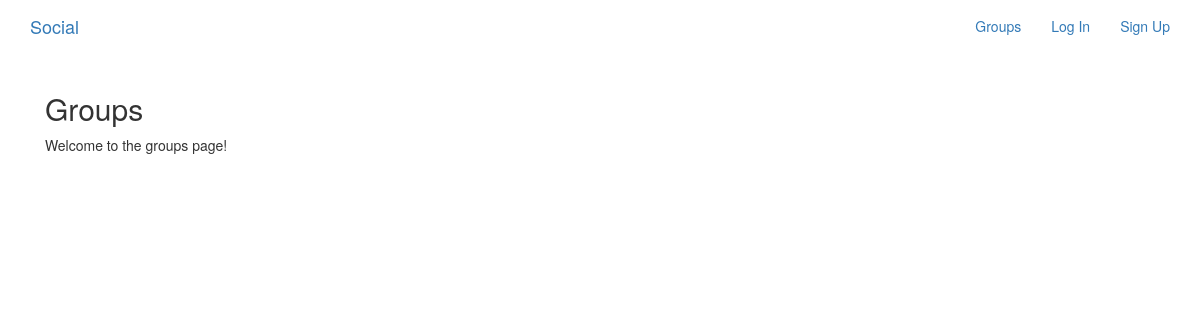
The page /groups/ on the database as committed earlier.
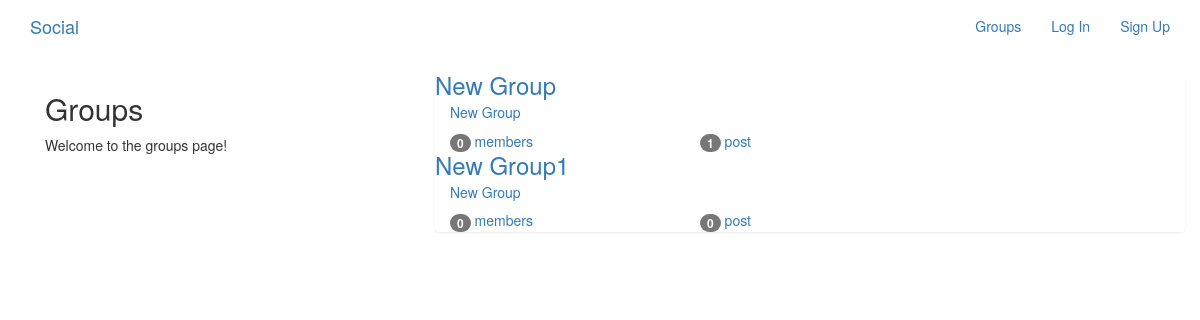
The same page on the database as committed later.
### groups/models.py (models this page shows, shortened)
class Group(models.Model):
    name = models.CharField(max_length=255, unique=True)
    slug = models.SlugField(allow_unicode=True, unique=True)
    description = models.TextField(blank=True, default='')
    description_html = models.TextField(editable=False,default='', blank=True)
    members = models.ManyToManyField(User, through='GroupMember')
    class Meta:
        ordering = ['name']

### groups/views.py (the view)
class ListGroup(generic.ListView):
    model = Group

### groups/templates/groups/group_list.html (shortened to what this page needs)
{% extends 'groups/group_base.html' %}
{% block pregroup %}
    <div class="col-md-4">
    <div class="content">
    <h2>Groups</h2>
    <p>Welcome to the groups page!</p>
    </div>
    </div>
{% endblock %}
{% block group_content %}
    <div class="col-md-8">
        <div class="list-group">
            {% for group in object_list %}
                <a href="{% url 'groups:single' slug=group.slug%}">
                    <h3 class="title list-group-item-heading">{{ group.name }}</h3>
                    <div class="list-group-item-text container-fluid">
                        {{ group.description_html|safe }}
                        <div class="row">
                            <div class="col-md-4">
                                <span class="badge">{{ group.members.count }}</span>
                                member{{ group.members.count|pluralize }}
                            </div>
                            <div class="col-md-4">
                                <span class="badge">
                                    {{ group.posts.count }}
                                </span>
                                post{{ group.post.count|pluralize }}
                            </div>
                        </div>
                    </div>
                </a>
            {% endfor %}
        </div>
    </div>
{% endblock %}

### groups/templates/groups/group_base.html (shortened to what this page needs)
{% extends 'base.html' %}
{% block content %}
    <div class="container">
     <div class="row">
         {% block pregroup %}{% endblock %}
         {% block group_content %}{% endblock %}
     </div>
    </div>
{% endblock %}

### templates/base.html (shortened to what this page needs)
<!DOCTYPE html>
{% load staticfiles %}
<html lang="en">
<head>
    <link rel="stylesheet" href="https://maxcdn.bootstrapcdn.com/bootstrap/3.3.7/css/bootstrap.min.css">
    <link rel="stylesheet" href="https://maxcdn.bootstrapcdn.com/bootstrap/3.3.7/css/bootstrap-theme.min.css">
    <link rel="stylesheet" href="{% static 'social_media_proj/css/master.css' %}">
</head>
<body>
{% include 'navbar.html' with brand_name='SocialMedia' %}
<div class="container mycontent">
    {% block content %}
    {% endblock %}
</div>
</body>
</html>

### templates/navbar.html
<nav class="navbar mynav" role="navigation" id="navbar">
    <div class="container">
        <a class="navbar-brand mynav" href="{% url 'home' %}">Social</a>
            <ul class="nav navbar-nav navbar-right">
                {% if user.is_authenticated %}
                    <li><a href="{% url 'posts:create' %}">Post</a></li>
                    <li><a href="{% url 'groups:all' %}">Groups</a></li>
                    <li><a href="{% url 'groups:create' %}">Create Group</a></li>
                    <li><a href="{% url 'accounts:logout' %}">Log Out</a></li>
                {% else %}
                    <li><a href="#">Groups</a></li>
                    <li><a href="{% url 'accounts:login' %}">Log In</a></li>
                    <li><a href="{% url 'accounts:signup' %}">Sign Up</a></li>
                {% endif %}
            </ul>
    </div>
</nav>

Rows that differ between the two databases and show on the page:
added Group: name "New Group", description_html "New Group", members.count "0", posts.count "1"
added Group: name "New Group1", description_html "New Group", members.count "0", posts.count "0"
